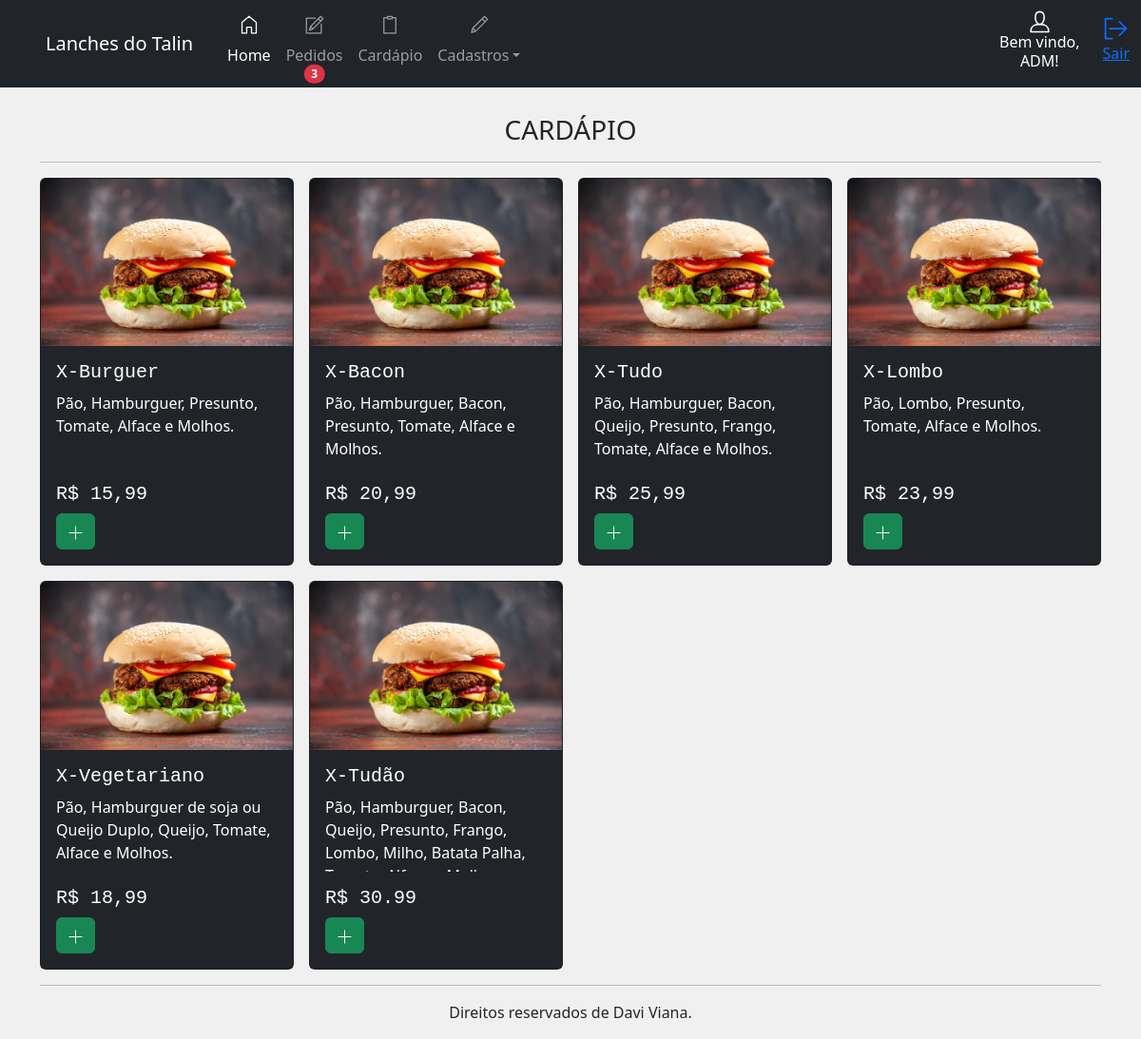
The app's page /painel/cardapio (signed in) with its own data.
### app/__init__.py (models this page shows, shortened)
class cadempresa(UserMixin, db.Model):
    id = db.Column(db.Integer, primary_key=True, autoincrement=True)
    company_name = db.Column(db.String(100))
    corporate_name = db.Column(db.String(100))
    address = db.Column(db.String(100))
    district = db.Column(db.String(200))
    city = db.Column(db.String(200))
    cep = db.Column(db.String(50))
    email = db.Column(db.String(50))
    tel = db.Column(db.String(50))
    cnpj = db.Column(db.String(50))
    dt_create = db.Column(db.DATETIME)

class users(UserMixin, db.Model):
    id = db.Column(db.Integer, primary_key=True, autoincrement=True)
    user = db.Column(db.String(10))
    name = db.Column(db.String(50))
    email = db.Column(db.String(100))
    password = db.Column(db.String(200))
    dt_create = db.Column(db.DATETIME)
    situation = db.Column(db.String(50))

class produtos(UserMixin, db.Model):
    id = db.Column(db.Integer, primary_key=True, autoincrement=True)
    title = db.Column(db.String(50))
    amount = db.Column(db.String(50))
    description = db.Column(db.String(200))
    picture = db.Column(db.String(200))
    situation = db.Column(db.String(50))

### app/panel.py (the view)
@bp.route('/cardapio', methods=['POST', 'GET'])
@login_required
def cardapio():
    if request.method == 'POST':
        pass
    allProdutos = produtos.query.filter_by(situation='ATIVO').all()
    menu_panel = load_menu()
    return render_template('panel/cardapio.html', menu_panel=menu_panel, allProdutos=allProdutos)

### app/__init__.py (called while the page is built)
@login_manager.user_loader
def get(user):
    return users.query.get(user)

def load_menu():
    empresa = cadempresa.query.filter_by(id=1).first()
    if empresa is None:
        company_name = 'NOME EMPRESA'
    else:
        company_name = empresa.company_name
    username = current_user.name
    badgeOrder = pedidos.query.filter_by(situation='PENDENTE').all()
    return username, company_name, len(badgeOrder)

### app/templates/panel/cardapio.html
{% extends 'panel/home.html' %}
{% block panel %}
<br>
<h3 style="text-align: center;">CARDÁPIO</h3>
<hr>
<div class="row row-cols-1 row-cols-md-4 g-3">
    {% for produto in allProdutos %}
    <div class="col">
        <div class="card text-bg-dark">
            <img src="../static/img/{{ produto.picture }}" class="card-img-top" alt="...">
            <div class="card-body">
                <h5 class="card-title font-monospace">{{ produto.title }}</h5>
                <p class="card-text overflow-auto over" style="height: 80px;">{{ produto.description }}</p>
                <h5 class="font-monospace">R$ {{ produto.amount }}</h5>
                <a href="" class="btn btn-success"><svg id="i-plus" xmlns="http://www.w3.org/2000/svg"
                        viewBox="0 0 32 32" width="15" height="15" fill="none" stroke="currentcolor"
                        stroke-linecap="round" stroke-linejoin="round" stroke-width="2">
                        <path d="M16 2 L16 30 M2 16 L30 16" />
                    </svg></a>
            </div>
        </div>
    </div>
    {% endfor %}
</div>
{% endblock %}

### app/templates/panel/home.html (shortened to what this page needs)
{% extends 'layout.html' %}
{% block content %}
<header>
    <nav class="navbar navbar-expand-lg navbar-dark bg-dark fixed-top">
        <a class="navbar-brand ps-5 text-center">{{ menu_panel[1] }}</a>
        <div class="container">
            <div class="collapse navbar-collapse" id="navbarSupportedContent">
                <ul class="navbar-nav me-auto">
                    <li class="nav-item">
                        <a class="nav-link active " aria-current="page" href="{{url_for('panel.home')}}"><svg
                                id="i-home" xmlns="http://www.w3.org/2000/svg" viewBox="0 0 32 32" width="40"
                                height="20" fill="none" stroke="currentcolor" stroke-linecap="round"
                                stroke-linejoin="round" stroke-width="2"
                                class="position-relative top-0 start-50 translate-middle">
                                <path d="M12 20 L12 30 4 30 4 12 16 2 28 12 28 30 20 30 20 20 Z" />
                            </svg> <br>Home</a>
                    </li>
                    <li class="nav-item">
                        <a class="nav-link position-relative" href="{{url_for('panel.pedidos_')}}">  <br>Pedidos
                            {% if menu_panel[2] > 0 %}
                            <span
                                class="position-absolute top-100 start-50 translate-middle badge rounded-pill bg-danger">
                                {{ menu_panel[2] }}
                            </span>
                            {% endif %}
                        </a>
                    </li>
                    <li class="nav-item">
                        <a class="nav-link" href="{{url_for('panel.cardapio')}}">  <br>Cardápio</a>
                    </li>
                    <li class="nav-item dropdown">
                        <a class="nav-link dropdown-toggle" href="#" id="navbarDropdown" role="button"
                            data-bs-toggle="dropdown" aria-expanded="false">  <br>Cadastros</a>
                    </li>
                </ul>
                <div class="d-flex flex-column align-items-center text-bg-dark me-4">
                    <h6 class="text-center">Bem vindo,<br> {{ menu_panel[0] }}!</h6>
                </div>
                <a href="{{url_for('auth.logout')}}" class="mt-2" role="button" title="Sair"><svg id="i-signout"
                        xmlns="http://www.w3.org/2000/svg" viewBox="0 0 32 32" width="28" height="28" fill="none"
                        stroke="currentcolor" stroke-linecap="round" stroke-linejoin="round" stroke-width="2">
                        <path d="M28 16 L8 16 M20 8 L28 16 20 24 M11 28 L3 28 3 4 11 4" />
                    </svg>
                    <p>Sair</p>
                </a>
            </div>
        </div>
    </nav>
</header>
<main class="container pt-5 mt-5">
    {% block panel %}{% endblock %}
    <hr>
</main>
<footer class="container pb-3" style="text-align: center;">
    Direitos reservados de Davi Viana.
</footer>
{% endblock %}

### app/static/css/style.css (style rules this page uses)
.text-center { text-align: center; }

### records on screen
cadempresa: company_name "Lanches do Talin"
users: name "ADM"
produtos: picture (placeholder picture), title "X-Burguer", description "Pão, Hamburguer, Presunto, Tomate, Alface e Molhos.", amount "15,99"
produtos: picture (placeholder picture), title "X-Bacon", description "Pão, Hamburguer, Bacon, Presunto, Tomate, Alface e Molhos.", amount "20,99"
produtos: picture (placeholder picture), title "X-Tudo", description "Pão, Hamburguer, Bacon, Queijo, Presunto, Frango, Tomate, Alface e Molhos.", amount "25,99"
produtos: picture (placeholder picture), title "X-Lombo", description "Pão, Lombo, Presunto, Tomate, Alface e Molhos.", amount "23,99"
produtos: picture (placeholder picture), title "X-Vegetariano", description "Pão, Hamburguer de soja ou Queijo Duplo, Queijo, Tomate, Alface e Molhos.", amount "18,99"
produtos: picture (placeholder picture), title "X-Tudão", description "Pão, Hamburguer, Bacon, Queijo, Presunto, Frango, Lombo, Milho, Batata Palha,…", amount "30.99"

### other values on screen
{{ menu_panel[2] }} "3"
